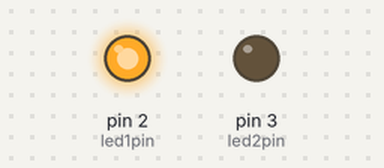
The sketch below on a simulated Arduino Uno, built with avr-gcc and run on an emulated ATmega328P. Parts: output pins drawn as LEDs (lit = HIGH).

Above: at 0.1 s.
At 3.7 s:
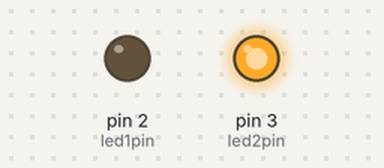
At 7.9 s:
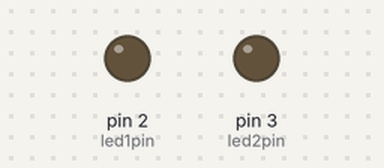
Timing chart, 0 to 9.4 s (numbered marks = the images above):
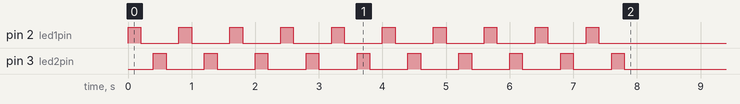

The sketch:

void_functions.ino
```cpp
//blinking leds using function
/*
 * connect one led to pin 2 and 3
 of the arduino board using a 200 - 700 ohms
 */
const byte
  led1pin = 2,
  led2pin = 3;

void setup() {
  pinMode(led1pin, OUTPUT);
  pinMode(led2pin, OUTPUT);
  for(byte count = 1; count <= 10; count++) {
    //NOW CALL THE BLINKLED FUNCTION
    blinkLed();
  }
}

//THE function must be declared before call/use
void blinkLed() {//the void here means it returns no value and it's only doing something for us
  digitalWrite(led1pin, HIGH);
  delay(200);
  digitalWrite(led1pin, LOW);
  delay(200);
  digitalWrite(led2pin, HIGH);
  delay(200);
  digitalWrite(led2pin, LOW);
  delay(200);
}

void loop() {
  //NOW CALL THE BLINKLED FUNCTION
//  blinkLed();
}
```
